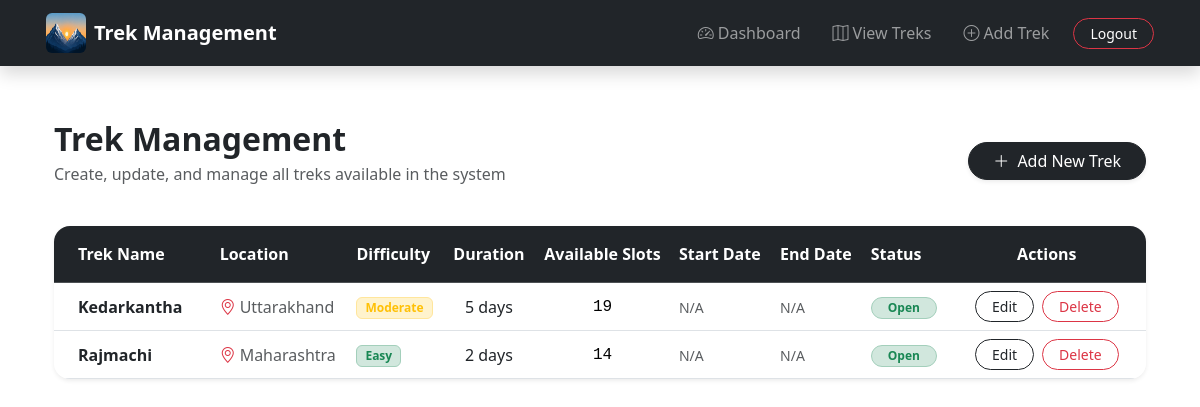
Page /admin/treks (signed in) on the committed database.
### models.py (models this page shows, shortened)
class Trek(db.Model):
    __tablename__ = "treks"
    trek_id = db.Column(db.Integer, primary_key=True)
    trek_name = db.Column(db.String(200), nullable=False)
    location = db.Column(db.String(200))
    difficulty = db.Column(db.String(30))
    duration_days = db.Column(db.Integer)
    available_slots = db.Column(db.Integer)
    start_date = db.Column(db.Date)
    end_date = db.Column(db.Date)
    description = db.Column(db.Text)
    status = db.Column(db.String(30), default="Pending")
    bookings = db.relationship("Booking", back_populates="trek", lazy=True)
    reviews = db.relationship("Review", back_populates="trek", lazy=True)

### routes/admin.py (the view)
@admin.route("/treks")
def view_treks():
    if not verify_admin():
        flash("Please login first")
        return redirect(url_for("admin.login"))
    treks = Trek.query.all()
    return render_template("admin/treks.html", treks=treks)

### routes/admin.py (called while the page is built)
def verify_admin():
    if "admin_id" not in session or session.get("role") != "admin":
        return False
    return True

### templates/admin/treks.html (shortened to what this page needs)
{% extends "base.html" %}
{% block content %}
<div class="container py-4">
    <div class="row align-items-center mb-4">
        <div class="col-md-8">
            <h2 class="fw-bold text-dark mb-1">Trek Management</h2>
            <p class="text-muted">Create, update, and manage all treks available in the system</p>
        </div>
        <div class="col-md-4 text-md-end">
            <a href="{{ url_for('admin.add_trek') }}" class="btn btn-dark px-4 rounded-pill shadow-sm">
                <i class="bi bi-plus-lg me-1"></i> Add New Trek
            </a>
        </div>
    </div>
    {% if treks %}
        <div class="card border-0 shadow-sm rounded-4 overflow-hidden">
            <div class="card-body p-0">
                <div class="table-responsive">
                    <table class="table table-hover align-middle mb-0">
                        <thead class="table-dark">
                            <tr>
                                <th scope="col" class="py-3 px-4">Trek Name</th>
                                <th scope="col" class="py-3">Location</th>
                                <th scope="col" class="py-3">Difficulty</th>
                                <th scope="col" class="py-3 text-center">Duration</th>
                                <th scope="col" class="py-3 text-center">Available Slots</th>
                                <th scope="col" class="py-3">Start Date</th>
                                <th scope="col" class="py-3">End Date</th>
                                <th scope="col" class="py-3">Status</th>
                                <th scope="col" class="py-3 text-center px-4">Actions</th>
                            </tr>
                        </thead>
                        <tbody>
                            {% for trek in treks %}
                                <tr>
                                    <td class="fw-bold text-dark px-4">{{ trek.trek_name }}</td>
                                    <td>
                                        <span class="text-muted">
                                            <i class="bi bi-geo-alt me-1 text-danger"></i>{{ trek.location or 'N/A' }}
                                        </span>
                                    </td>
                                    <td>
                                        {% if trek.difficulty == 'Easy' %}
                                            <span class="badge bg-success-subtle text-success border border-success-subtle px-2 py-1.5 rounded">{{ trek.difficulty }}</span>
                                        {% elif trek.difficulty == 'Moderate' %}
                                            <span class="badge bg-warning-subtle text-warning border border-warning-subtle px-2 py-1.5 rounded">{{ trek.difficulty }}</span>
                                        {% elif trek.difficulty == 'Hard' %}
                                            <span class="badge bg-danger-subtle text-danger border border-danger-subtle px-2 py-1.5 rounded">{{ trek.difficulty }}</span>
                                        {% else %}
                                            <span class="badge bg-secondary-subtle text-secondary border border-secondary-subtle px-2 py-1.5 rounded">{{ trek.difficulty or 'N/A' }}</span>
                                        {% endif %}
                                    </td>
                                    <td class="text-center fw-medium text-dark">{{ trek.duration_days }} days</td>
                                    <td class="text-center font-monospace">{{ trek.available_slots }}</td>
                                    <td>
                                        <span class="small text-muted">{{ trek.start_date.strftime('%Y-%m-%d') if trek.start_date else 'N/A' }}</span>
                                    </td>
                                    <td>
                                        <span class="small text-muted">{{ trek.end_date.strftime('%Y-%m-%d') if trek.end_date else 'N/A' }}</span>
                                    </td>
                                    <td>
                                        {% if trek.status == 'Open' %}
                                            <span class="badge rounded-pill bg-success-subtle text-success border border-success-subtle px-3 py-1">Open</span>
                                        {% elif trek.status == 'Closed' %}
                                            <span class="badge rounded-pill bg-danger-subtle text-danger border border-danger-subtle px-3 py-1">Closed</span>
                                        {% else %}
                                            <span class="badge rounded-pill bg-secondary-subtle text-secondary border border-secondary-subtle px-3 py-1">{{ trek.status }}</span>
                                        {% endif %}
                                    </td>
                                    <td class="text-center px-4">
                                        <div class="d-flex align-items-center justify-content-center gap-2">
                                            <a href="{{ url_for('admin.edit_trek', trek_id=trek.trek_id) }}" class="btn btn-sm btn-outline-dark px-3 rounded-pill">
                                                Edit
                                            </a>
                                            <form action="{{ url_for('admin.delete_trek', trek_id=trek.trek_id) }}" method="POST" class="d-inline" onsubmit="return confirm('Are you sure you want to delete this trek?');">
                                                <button type="submit" class="btn btn-sm btn-outline-danger px-3 rounded-pill">
                                                    Delete
                                                </button>
                                            </form>
                                        </div>
                                    </td>
                                </tr>
                            {% endfor %}
                        </tbody>
                    </table>
                </div>
            </div>
        </div>
    {% endif %}
</div>
{% endblock %}

### rows in the picture
Trek: trek_name "Kedarkantha", location "Uttarakhand", difficulty "Moderate", duration_days "5", available_slots "19", start_date "N/A", end_date "N/A", status "Open"
Trek: trek_name "Rajmachi", location "Maharashtra", difficulty "Easy", duration_days "2", available_slots "14", start_date "N/A", end_date "N/A", status "Open"
